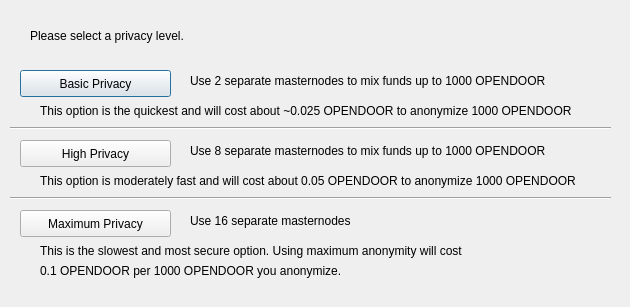
<?xml version="1.0" encoding="UTF-8"?>
<ui version="4.0">
 <class>DarksendConfig</class>
 <widget class="QDialog" name="DarksendConfig">
  <property name="geometry">
   <rect>
    <x>0</x>
    <y>0</y>
    <width>630</width>
    <height>307</height>
   </rect>
  </property>
  <property name="windowTitle">
   <string>Configure PrivateSend</string>
  </property>
  <widget class="QPushButton" name="buttonBasic">
   <property name="geometry">
    <rect>
     <x>20</x>
     <y>70</y>
     <width>151</width>
     <height>27</height>
    </rect>
   </property>
   <property name="text">
    <string>Basic Privacy</string>
   </property>
  </widget>
  <widget class="QPushButton" name="buttonHigh">
   <property name="geometry">
    <rect>
     <x>20</x>
     <y>140</y>
     <width>151</width>
     <height>27</height>
    </rect>
   </property>
   <property name="text">
    <string>High Privacy</string>
   </property>
  </widget>
  <widget class="QPushButton" name="buttonMax">
   <property name="geometry">
    <rect>
     <x>20</x>
     <y>210</y>
     <width>151</width>
     <height>27</height>
    </rect>
   </property>
   <property name="text">
    <string>Maximum Privacy</string>
   </property>
  </widget>
  <widget class="QLabel" name="label">
   <property name="geometry">
    <rect>
     <x>30</x>
     <y>20</y>
     <width>571</width>
     <height>31</height>
    </rect>
   </property>
   <property name="text">
    <string>Please select a privacy level.</string>
   </property>
  </widget>
  <widget class="QLabel" name="label_2">
   <property name="geometry">
    <rect>
     <x>190</x>
     <y>70</y>
     <width>421</width>
     <height>21</height>
    </rect>
   </property>
   <property name="text">
    <string>Use 2 separate masternodes to mix funds up to 1000 OPENDOOR</string>
   </property>
  </widget>
  <widget class="QLabel" name="label_3">
   <property name="geometry">
    <rect>
     <x>190</x>
     <y>140</y>
     <width>411</width>
     <height>21</height>
    </rect>
   </property>
   <property name="text">
    <string>Use 8 separate masternodes to mix funds up to 1000 OPENDOOR</string>
   </property>
  </widget>
  <widget class="QLabel" name="label_4">
   <property name="geometry">
    <rect>
     <x>190</x>
     <y>210</y>
     <width>421</width>
     <height>21</height>
    </rect>
   </property>
   <property name="text">
    <string>Use 16 separate masternodes</string>
   </property>
  </widget>
  <widget class="QLabel" name="label_6">
   <property name="geometry">
    <rect>
     <x>40</x>
     <y>100</y>
     <width>561</width>
     <height>21</height>
    </rect>
   </property>
   <property name="text">
    <string>This option is the quickest and will cost about ~0.025 OPENDOOR to anonymize 1000 OPENDOOR</string>
   </property>
  </widget>
  <widget class="QLabel" name="label_7">
   <property name="geometry">
    <rect>
     <x>40</x>
     <y>170</y>
     <width>561</width>
     <height>21</height>
    </rect>
   </property>
   <property name="text">
    <string>This option is moderately fast and will cost about 0.05 OPENDOOR to anonymize 1000 OPENDOOR</string>
   </property>
  </widget>
  <widget class="QLabel" name="label_8">
   <property name="geometry">
    <rect>
     <x>40</x>
     <y>240</y>
     <width>561</width>
     <height>21</height>
    </rect>
   </property>
   <property name="text">
    <string>This is the slowest and most secure option. Using maximum anonymity will cost</string>
   </property>
  </widget>
  <widget class="QLabel" name="label_9">
   <property name="geometry">
    <rect>
     <x>40</x>
     <y>260</y>
     <width>561</width>
     <height>21</height>
    </rect>
   </property>
   <property name="text">
    <string>0.1 OPENDOOR per 1000 OPENDOOR you anonymize.</string>
   </property>
  </widget>
  <widget class="Line" name="line">
   <property name="geometry">
    <rect>
     <x>10</x>
     <y>120</y>
     <width>601</width>
     <height>16</height>
    </rect>
   </property>
   <property name="orientation">
    <enum>Qt::Horizontal</enum>
   </property>
  </widget>
  <widget class="Line" name="line_2">
   <property name="geometry">
    <rect>
     <x>10</x>
     <y>190</y>
     <width>601</width>
     <height>16</height>
    </rect>
   </property>
   <property name="orientation">
    <enum>Qt::Horizontal</enum>
   </property>
  </widget>
 </widget>
 <resources/>
 <connections/>
</ui>
